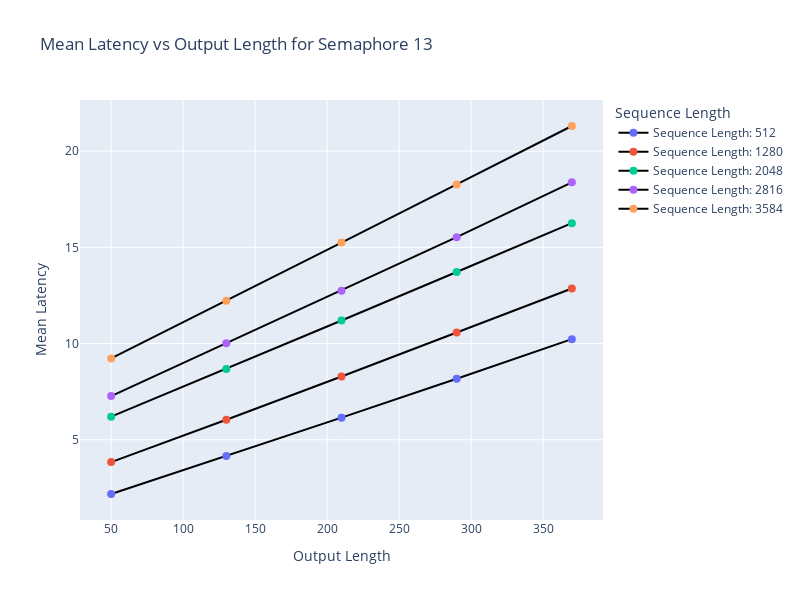

The notebook cell saved with this chart:
### Code cell
import pandas as pd
import plotly.graph_objects as go

def plot_latency_graph(df, x_axis, y_axis='Mean Latency', color_by='Output Length', semaphore=5):
    # Filter data for the specified semaphore
    df_filtered = df[df['Semaphores'] == semaphore]

    # Create the scatter plot
    fig = go.Figure()

    # Add traces for each unique value in the color_by column
    for value in df_filtered[color_by].unique():
        df_subset = df_filtered[df_filtered[color_by] == value]
        fig.add_trace(go.Scatter(
            x=df_subset[x_axis],
            y=df_subset[y_axis],
            mode='lines+markers',
            name=f'{color_by}: {value}',
            marker=dict(
                size=8,
                color=value,
                colorscale='Viridis',
                showscale=False,
                colorbar=dict(title=color_by)
            ),
            # line=dict(color=value)
        ))

    # Update layout
    fig.update_layout(
        title=f'{y_axis} vs {x_axis} for Semaphore {semaphore}',
        xaxis_title=x_axis,
        yaxis_title=y_axis,
        legend_title=color_by,
        width=800,
        height=600
    )

    # Show the plot
    fig.show()
    return fig

# Read the CSV file
df = pd.read_csv('./Data/benchmark_results_llama3.1_a10-latency_test-vllm.csv')

# Example usage:
# Plot Mean Latency vs Sequence Length (Input Tokens)
fig = plot_latency_graph(df, x_axis='Output Length', color_by="Sequence Length", semaphore=13)

# Plot Mean Latency vs Output Length
# plot_latency_graph(df, x_axis='Output Length')

# Plot Mean Latency vs Semaphores
# plot_latency_graph(df, x_axis='Semaphores', color_by='Sequence Length')

# You can also change the y-axis to other latency metrics if available in your dataset
# plot_latency_graph(df, x_axis='Sequence Length', y_axis='90th Percentile Latency')

### Figure 1 — Plotly figure (JSON) as saved in the notebook; plotly's stock layout.template omitted (floating-point values rounded to 4 significant figures)
{"data": [{"marker": {"color": 512, "colorbar": {"title": {"text": "Sequence Length"}}, "colorscale": [[0, "#440154"], [0.1111, "#482878"], [0.2222, "#3e4989"], [0.3333, "#31688e"], [0.4444, "#26828e"], [0.5556, "#1f9e89"], [0.6667, "#35b779"], [0.7778, "#6ece58"], [0.8889, "#b5de2b"], [1, "#fde725"]], "showscale": false, "size": 8}, "mode": "lines+markers", "name": "Sequence Length: 512", "type": "scatter", "x": [50, 130, 210, 290, 370], "y": [2.18, 4.16, 6.15, 8.17, 10.23]}, {"marker": {"color": 1280, "colorbar": {"title": {"text": "Sequence Length"}}, "colorscale": [[0, "#440154"], [0.1111, "#482878"], [0.2222, "#3e4989"], [0.3333, "#31688e"], [0.4444, "#26828e"], [0.5556, "#1f9e89"], [0.6667, "#35b779"], [0.7778, "#6ece58"], [0.8889, "#b5de2b"], [1, "#fde725"]], "showscale": false, "size": 8}, "mode": "lines+markers", "name": "Sequence Length: 1280", "type": "scatter", "x": [50, 130, 210, 290, 370], "y": [3.84, 6.04, 8.29, 10.57, 12.86]}, {"marker": {"color": 2048, "colorbar": {"title": {"text": "Sequence Length"}}, "colorscale": [[0, "#440154"], [0.1111, "#482878"], [0.2222, "#3e4989"], [0.3333, "#31688e"], [0.4444, "#26828e"], [0.5556, "#1f9e89"], [0.6667, "#35b779"], [0.7778, "#6ece58"], [0.8889, "#b5de2b"], [1, "#fde725"]], "showscale": false, "size": 8}, "mode": "lines+markers", "name": "Sequence Length: 2048", "type": "scatter", "x": [50, 130, 210, 290, 370], "y": [6.2, 8.68, 11.2, 13.72, 16.26]}, {"marker": {"color": 2816, "colorbar": {"title": {"text": "Sequence Length"}}, "colorscale": [[0, "#440154"], [0.1111, "#482878"], [0.2222, "#3e4989"], [0.3333, "#31688e"], [0.4444, "#26828e"], [0.5556, "#1f9e89"], [0.6667, "#35b779"], [0.7778, "#6ece58"], [0.8889, "#b5de2b"], [1, "#fde725"]], "showscale": false, "size": 8}, "mode": "lines+markers", "name": "Sequence Length: 2816", "type": "scatter", "x": [50, 130, 210, 290, 370], "y": [7.27, 10.02, 12.75, 15.53, 18.38]}, {"marker": {"color": 3584, "colorbar": {"title": {"text": "Sequence Length"}}, "colorscale": [[0, "#440154"], [0.1111, "#482878"], [0.2222, "#3e4989"], [0.3333, "#31688e"], [0.4444, "#26828e"], [0.5556, "#1f9e89"], [0.6667, "#35b779"], [0.7778, "#6ece58"], [0.8889, "#b5de2b"], [1, "#fde725"]], "showscale": false, "size": 8}, "mode": "lines+markers", "name": "Sequence Length: 3584", "type": "scatter", "x": [50, 130, 210, 290, 370], "y": [9.23, 12.22, 15.25, 18.27, 21.31]}], "layout": {"height": 600, "legend": {"title": {"text": "Sequence Length"}}, "title": {"text": "Mean Latency vs Output Length for Semaphore 13"}, "width": 800, "xaxis": {"autorange": true, "range": [28.36, 391.6], "title": {"text": "Output Length"}, "type": "linear"}, "yaxis": {"autorange": true, "range": [0.8284, 22.66], "title": {"text": "Mean Latency"}, "type": "linear"}}}
